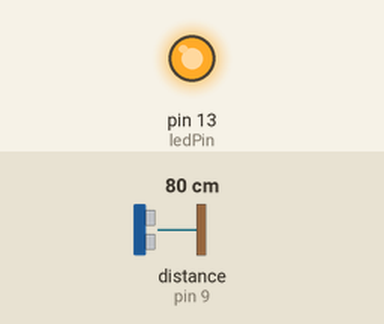
Bench run of a sketch on a simulated Arduino Uno, built with avr-gcc and run on an emulated ATmega328P. Shown: output pins drawn as LEDs (lit = HIGH). Wiring (inferred from the names in the program): ultrasonic range finder: trigger pin 8; echo pin 9. Inputs (shaded band) come from the test bench; at power-on: distance to the obstacle (sensor on pin 9) 80 cm. The echo pulse lasts 58.3 µs per cm; pins used as bus, display or sensor lines are not drawn.

Above: at 1.2 s.
1.3 s: distance to the obstacle (sensor on pin 9) set to 11 cm
2.8 s: distance to the obstacle (sensor on pin 9) set to 8 cm
At 4.0 s:
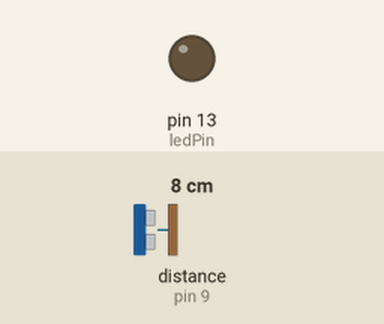
4.3 s: distance to the obstacle (sensor on pin 9) set to 18 cm
At 4.7 s:
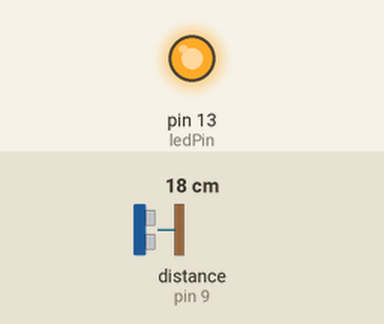
5.8 s: distance to the obstacle (sensor on pin 9) set to 2 cm
At 6.4 s:
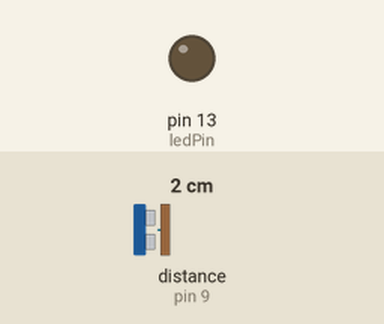
Timing chart, 0 to 8.3 s (numbered marks = the images above; inputs shaded):
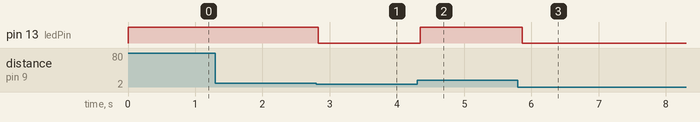

Measured:
- the behaviour switches between 10 and 9 cm on distance to the obstacle (sensor on pin 9) (found by bisection; images 0 and 1)
- after the input at 1.3 s, every drawn part: stays the same
- after the input at 2.8 s, pin 13 (ledPin): HIGH → LOW at once
- after the input at 4.3 s, pin 13 (ledPin): LOW → HIGH after 0.05 s
- after the input at 5.8 s, pin 13 (ledPin): HIGH → LOW after 0.06 s

The sketch:

simplehcsr04.ino
```cpp
/*
  Simple HC-SR04 Ultrasonic Sensor Test

  This Arduino sketch sends a trigger pulse to the HC-SR04 sensor,
  waits a fixed interval (1 millisecond), then reads the echo pin.

  If echo is HIGH after 1ms, it means the object is far.
  If echo is LOW after 1ms, it means the object is near.

  This is a simplified version that does NOT measure
  the duration of the echo signal, just its state after a delay.

  Connections:
  - trigPin -> Pin 9
  - echoPin -> Pin 10
  - Onboard LED -> Pin 13 (LED lights up if object is far)
*/

const int trigPin = 8;
const int echoPin = 9;
const int ledPin = 13;

void setup() {
  pinMode(trigPin, OUTPUT);
  pinMode(echoPin, INPUT);
  pinMode(ledPin, OUTPUT);
}

void loop() {
  // Send trigger pulse
  digitalWrite(trigPin, HIGH);
  delayMicroseconds(10);
  digitalWrite(trigPin, LOW);

// Wait 1 millisecond before reading echo
// Changing this value modifies the distance threshold:
// 1 ms ≈ 10 cm (measured, approximate)
// 2 ms ≈ 30 cm (measured, approximate)
delay(1);


  if (digitalRead(echoPin) == HIGH) {
    digitalWrite(ledPin, HIGH); // Object is far
  } else {
    digitalWrite(ledPin, LOW);  // Object is near
  }

  delay(100); // Pause before next trigger
}
```
